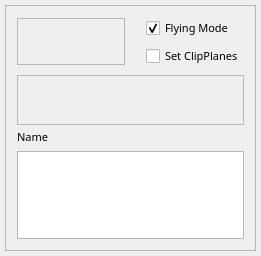
<ui version="4.0" >
 <comment>Python:from Utils import FloatInRangeControl
Python:from ChangeIndicatedLE import ChangeIndicatedLE</comment>
 <class>ViewpointManagerBase</class>
 <widget class="QWidget" name="ViewpointManagerBase" >
  <property name="geometry" >
   <rect>
    <x>0</x>
    <y>0</y>
    <width>261</width>
    <height>256</height>
   </rect>
  </property>
  <property name="sizePolicy" >
   <sizepolicy vsizetype="Expanding" hsizetype="Expanding" >
    <horstretch>0</horstretch>
    <verstretch>0</verstretch>
   </sizepolicy>
  </property>
  <property name="font" >
   <font>
    <family>Droid Sans</family>
    <pointsize>8</pointsize>
   </font>
  </property>
  <property name="windowTitle" >
   <string>Form1</string>
  </property>
  <layout class="QGridLayout" >
   <property name="margin" >
    <number>5</number>
   </property>
   <item row="0" column="1" >
    <widget class="QFrame" name="frame18" >
     <property name="sizePolicy" >
      <sizepolicy vsizetype="Expanding" hsizetype="Expanding" >
       <horstretch>0</horstretch>
       <verstretch>0</verstretch>
      </sizepolicy>
     </property>
     <property name="frameShape" >
      <enum>QFrame::StyledPanel</enum>
     </property>
     <property name="frameShadow" >
      <enum>QFrame::Raised</enum>
     </property>
     <layout class="QGridLayout" name="gridLayout_2" >
      <item rowspan="2" row="0" column="0" colspan="2" >
       <widget class="QFrame" name="frameButtons" >
        <property name="sizePolicy" >
         <sizepolicy vsizetype="Fixed" hsizetype="Fixed" >
          <horstretch>0</horstretch>
          <verstretch>0</verstretch>
         </sizepolicy>
        </property>
        <property name="minimumSize" >
         <size>
          <width>0</width>
          <height>44</height>
         </size>
        </property>
        <property name="frameShape" >
         <enum>QFrame::StyledPanel</enum>
        </property>
        <property name="frameShadow" >
         <enum>QFrame::Raised</enum>
        </property>
        <property name="lineWidth" >
         <number>0</number>
        </property>
        <layout class="QGridLayout" name="gridLayout" >
         <item row="0" column="0" >
          <widget class="QToolButton" name="NewButton" >
           <property name="sizePolicy" >
            <sizepolicy vsizetype="Fixed" hsizetype="Fixed" >
             <horstretch>0</horstretch>
             <verstretch>0</verstretch>
            </sizepolicy>
           </property>
           <property name="maximumSize" >
            <size>
             <width>25</width>
             <height>25</height>
            </size>
           </property>
           <property name="cursor" >
            <cursorShape>ArrowCursor</cursorShape>
           </property>
           <property name="toolTip" >
            <string>New Viewpoint</string>
           </property>
           <property name="text" >
            <string/>
           </property>
           <property name="icon" >
            <iconset resource="images/StaticImages.qrc" >
             <normaloff>:/viewpointMgr.png</normaloff>:/viewpointMgr.png</iconset>
           </property>
           <property name="checkable" >
            <bool>false</bool>
           </property>
           <property name="autoRaise" >
            <bool>true</bool>
           </property>
          </widget>
         </item>
         <item row="0" column="1" >
          <widget class="QToolButton" name="DeleteButton" >
           <property name="maximumSize" >
            <size>
             <width>25</width>
             <height>25</height>
            </size>
           </property>
           <property name="cursor" >
            <cursorShape>ArrowCursor</cursorShape>
           </property>
           <property name="toolTip" >
            <string>Delete Viewpoint</string>
           </property>
           <property name="text" >
            <string/>
           </property>
           <property name="icon" >
            <iconset resource="images/StaticImages.qrc" >
             <normaloff>:/viewpointMgr_delete.png</normaloff>:/viewpointMgr_delete.png</iconset>
           </property>
           <property name="autoRaise" >
            <bool>true</bool>
           </property>
          </widget>
         </item>
         <item row="0" column="2" >
          <widget class="QToolButton" name="ChangeButton" >
           <property name="maximumSize" >
            <size>
             <width>25</width>
             <height>25</height>
            </size>
           </property>
           <property name="toolTip" >
            <string>Change Viewpoint</string>
           </property>
           <property name="text" >
            <string/>
           </property>
           <property name="icon" >
            <iconset resource="images/StaticImages.qrc" >
             <normaloff>:/button_visualization_toolset.png</normaloff>:/button_visualization_toolset.png</iconset>
           </property>
           <property name="autoRaise" >
            <bool>true</bool>
           </property>
          </widget>
         </item>
        </layout>
       </widget>
      </item>
      <item row="0" column="2" >
       <widget class="QCheckBox" name="checkFlyingMode" >
        <property name="text" >
         <string>Flying Mode</string>
        </property>
        <property name="checked" >
         <bool>true</bool>
        </property>
       </widget>
      </item>
      <item row="1" column="2" >
       <widget class="QCheckBox" name="checkClipplaneMode" >
        <property name="text" >
         <string>Set ClipPlanes</string>
        </property>
       </widget>
      </item>
      <item row="2" column="0" colspan="3" >
       <widget class="QFrame" name="iconBar" >
        <property name="sizePolicy" >
         <sizepolicy vsizetype="Fixed" hsizetype="Expanding" >
          <horstretch>0</horstretch>
          <verstretch>0</verstretch>
         </sizepolicy>
        </property>
        <property name="minimumSize" >
         <size>
          <width>0</width>
          <height>50</height>
         </size>
        </property>
        <property name="maximumSize" >
         <size>
          <width>32767</width>
          <height>45</height>
         </size>
        </property>
        <property name="frameShape" >
         <enum>QFrame::StyledPanel</enum>
        </property>
        <property name="frameShadow" >
         <enum>QFrame::Raised</enum>
        </property>
        <property name="lineWidth" >
         <number>0</number>
        </property>
       </widget>
      </item>
      <item row="3" column="0" >
       <widget class="QLabel" name="nameLabel" >
        <property name="sizePolicy" >
         <sizepolicy vsizetype="Fixed" hsizetype="Fixed" >
          <horstretch>0</horstretch>
          <verstretch>0</verstretch>
         </sizepolicy>
        </property>
        <property name="text" >
         <string>Name</string>
        </property>
        <property name="wordWrap" >
         <bool>false</bool>
        </property>
       </widget>
      </item>
      <item row="3" column="1" colspan="2" >
       <widget class="ChangeIndicatedLE" native="1" name="NameLE" >
        <property name="sizePolicy" >
         <sizepolicy vsizetype="Preferred" hsizetype="Expanding" >
          <horstretch>0</horstretch>
          <verstretch>0</verstretch>
         </sizepolicy>
        </property>
       </widget>
      </item>
      <item row="4" column="0" colspan="3" >
       <widget class="QListWidget" name="listBox2" />
      </item>
     </layout>
    </widget>
   </item>
  </layout>
 </widget>
 <layoutdefault spacing="6" margin="11" />
 <customwidgets>
  <customwidget>
   <class>ChangeIndicatedLE</class>
   <extends>QWidget</extends>
   <header location="global" >ChangeIndicatedLE</header>
  </customwidget>
 </customwidgets>
 <includes>
  <include location="local" >changeindicatedle.h</include>
 </includes>
 <resources>
  <include location="images/StaticImages.qrc" />
 </resources>
 <connections/>
</ui>
